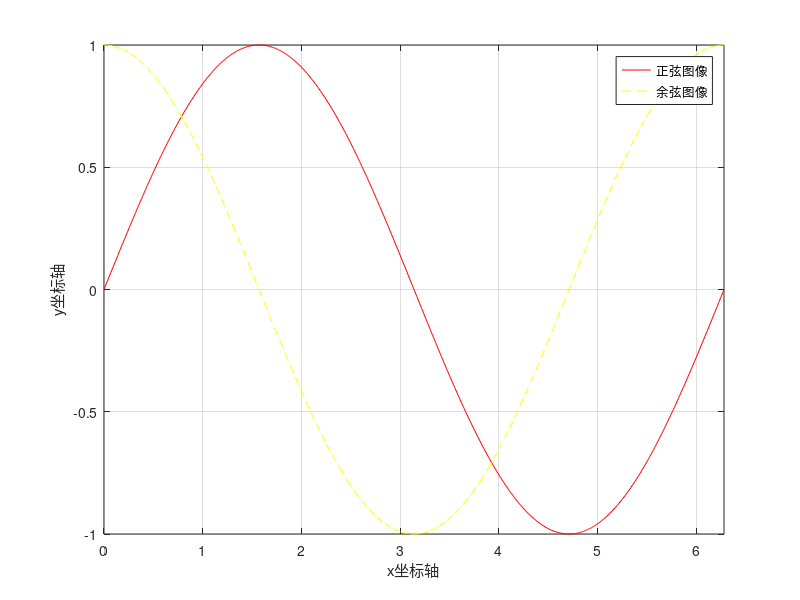

MATLAB code to generate this figure:
x = 0:0.01:2*pi;
y1 = sin(x);
y2 = cos(x);
plot(x,y1,'-r',x,y2,'*--y','MarkerSize',0.1);
grid on;
legend('正弦图像','余弦图像');
xlabel('x坐标轴');
ylabel('y坐标轴');
axis([0 2*pi -1 1]);